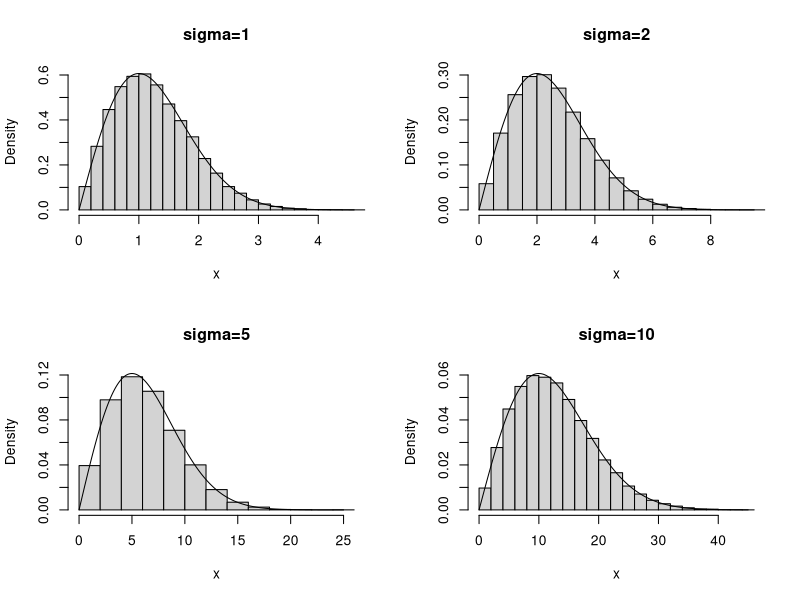
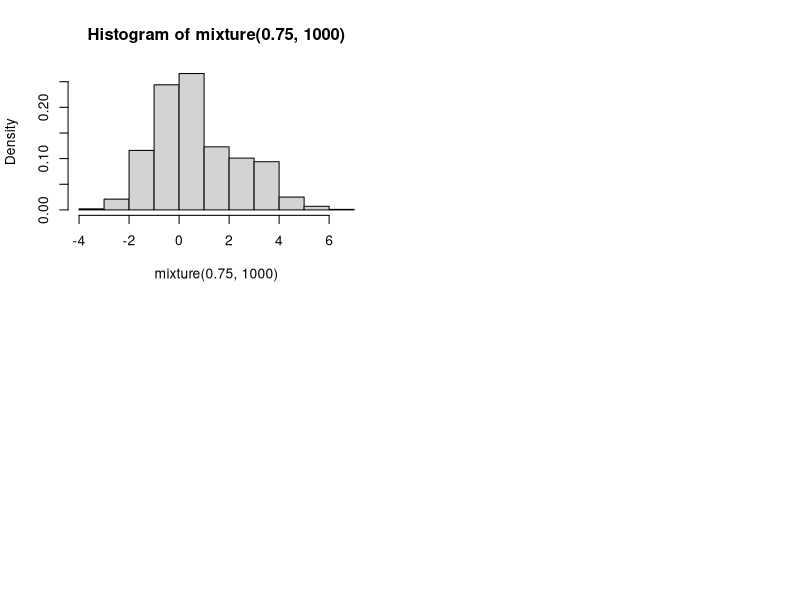
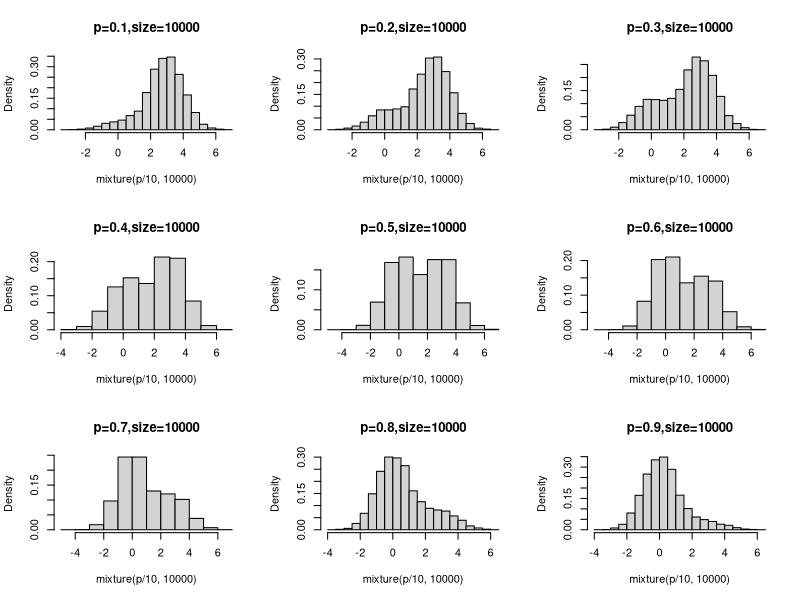

R code for these plots, in order:
## ---- chunk 1
set.seed(1234)
## ---- chunk 2
f <- function(x,sigma) x/sigma^2*exp(-x^2/2/sigma^2)

Rayleigh <- function(sigma,n)
{
  g <- function(x) dnorm(x,sd = 2^0.5*sigma)
  rho <- function(x) {
    if(x<=0) return(0)
    f(x,sigma)/g(x)/(8*pi/exp(1))^0.5
  }
  
  ans <- numeric(n)
  for(i in c(1:n)){
    while(TRUE){
      u = runif(1)
      y = rnorm(1,sd = 2^0.5*sigma)
      if(u<=rho(y)) {
        ans[i] <- y
        break
      }
    }
  }
  
  return(ans)  
}

## ---- chunk 3
test <- function(sigma,n=40000){
  x <- Rayleigh(sigma,n)
  hist(x,prob=TRUE,ylim=range(0,1/sigma*exp(-0.5)),main = paste0('sigma=',sigma))
  y <- seq(0,floor(max(x))+1,0.01)
  lines(y,f(y,sigma))
}
## ---- chunk 4
par(mfrow = c(2,2))
test(1)
test(2)
test(5)
test(10)
## ---- chunk 5
mixture <- function(p,n=1000){
  x1 <- rnorm(n)
  x2 <- rnorm(n,mean = 3)
  r <- sample(c(0,1),size = n,replace = TRUE,prob = c(p,1-p))
  x <- x1*(1-r)+x2*r
  return(x)
}
## ---- chunk 6
hist(mixture(0.75,1000),prob = TRUE)
## ---- chunk 7
par(mfrow=c(3,3))
for(p in c(1:9)){
  hist(mixture(p/10,10000),prob = TRUE,main = paste0('p=0.',p,',size=10000'))
}

## ---- chunk 8
compound_pois_gamma <- function(t,lambda,a,b,n=1000){
  N <- rpois(n=n,lambda = t*lambda)
  ans <- numeric(n)
  for(i in c(1:n)){
    ans[i] <- sum(rgamma(n=N[i],shape = a,rate = b))
  }
  return(ans)
}
## ---- chunk 9
t <- 10
lambda <- c(1,1,1,1,2,2,2,2)
a <- c(1,1,2,2,1,1,2,2)
b <- c(1,2,1,2,1,2,1,2)
mean_estimate <- numeric(8)
var_estimate <- numeric(8)
for(i in c(1:8)){
  x <- compound_pois_gamma(t,lambda[i],a[i],b[i])
  mean_estimate[i] <- mean(x)
  var_estimate[i] <- var(x)
}

mean_theoretical <- lambda*t*a/b
var_theoretical <- lambda*t*(a+a^2)/b^2

mat <- data.frame(t,lambda,a,b,mean_estimate,mean_theoretical,var_estimate,var_theoretical)
## ---- chunk 10
knitr::kable(mat)
